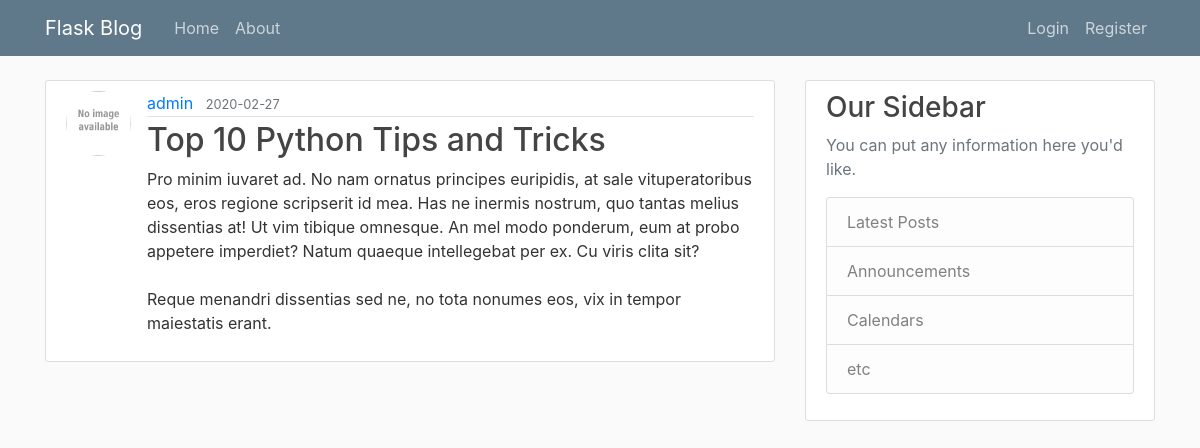
The app's page /post/22 with its own data.
### flaskblog/models.py (models this page shows, shortened)
class User(db.Model, UserMixin):
    id = db.Column(db.Integer, primary_key=True)
    username = db.Column(db.String(20), unique=True, nullable=False)
    email = db.Column(db.String(120), unique=True, nullable=False)
    image_file = db.Column(db.String(20), nullable=False, default='default.jpg')
    password = db.Column(db.String(60), nullable=False)
    posts = db.relationship('Post', backref='author', lazy=True)

class Post(db.Model):
    id = db.Column(db.Integer, primary_key=True)
    title = db.Column(db.String(100), nullable=False)
    date_posted = db.Column(db.DateTime, nullable=False, default=datetime.utcnow)
    content = db.Column(db.Text, nullable=False)
    user_id = db.Column(db.Integer, db.ForeignKey('user.id'), nullable=False)

### flaskblog/posts/routes.py (the view)
@posts.route('/post/<int:post_id>')
def post(post_id):
    post = Post.query.get_or_404(post_id)
    return render_template('post.html', title=post.title, post=post)

### flaskblog/templates/post.html (shortened to what this page needs)
{% extends 'layout.html' %}
{% block content %}
    <article class="media content-section">
        <img src="{{ url_for('static', filename='profile_pics/' + post.author.image_file) }}" alt="" class="rounded-circle article-img">
        <div class="media-body">
        <div class="article-metadata">
            <a class="mr-2" href="#">{{ post.author.username }}</a>
            <small class="text-muted">{{ post.date_posted.strftime('%Y-%m-%d') }}</small>
        </div>
        <h2 class="article-title">{{ post.title }}</h2>
        <p class="article-content">{{ post.content }}</p>
        </div>
    </article>
{% endblock content %}

### flaskblog/static/main.css (style rules this page uses)
body { background: #fafafa; color: #333333; margin-top: 5rem; }
h1, h2, h3, h4, h5, h6 { color: #444444; }
.content-section { background: #ffffff; padding: 10px 20px; border: 1px solid #dddddd; border-radius: 3px; margin-bottom: 20px; }
.article-title { color: #444444; }
.article-content { white-space: pre-line; }
.article-img { height: 65px; width: 65px; margin-right: 16px; }
.article-metadata { padding-bottom: 1px; margin-bottom: 4px; border-bottom: 1px solid #e3e3e3 }

### records on screen
User: image_file (placeholder picture), author.username "admin"
Post: date_posted "2020-02-27", title "Top 10 Python Tips and Tricks", content "Pro minim iuvaret ad. No nam ornatus principes euripidis, at sale vituperatoribus eos, eros regione scripserit id mea. Has ne inermis nostrum, quo tantas melius dissentias at! Ut vim tibique omnesque. An mel modo ponderum, eum at probo appetere imperdiet? Natum quaeque intellegebat per ex. Cu viris clita sit? Reque menandri dissentias sed ne, no tota nonumes eos, vix in tempor maiestatis erant."
